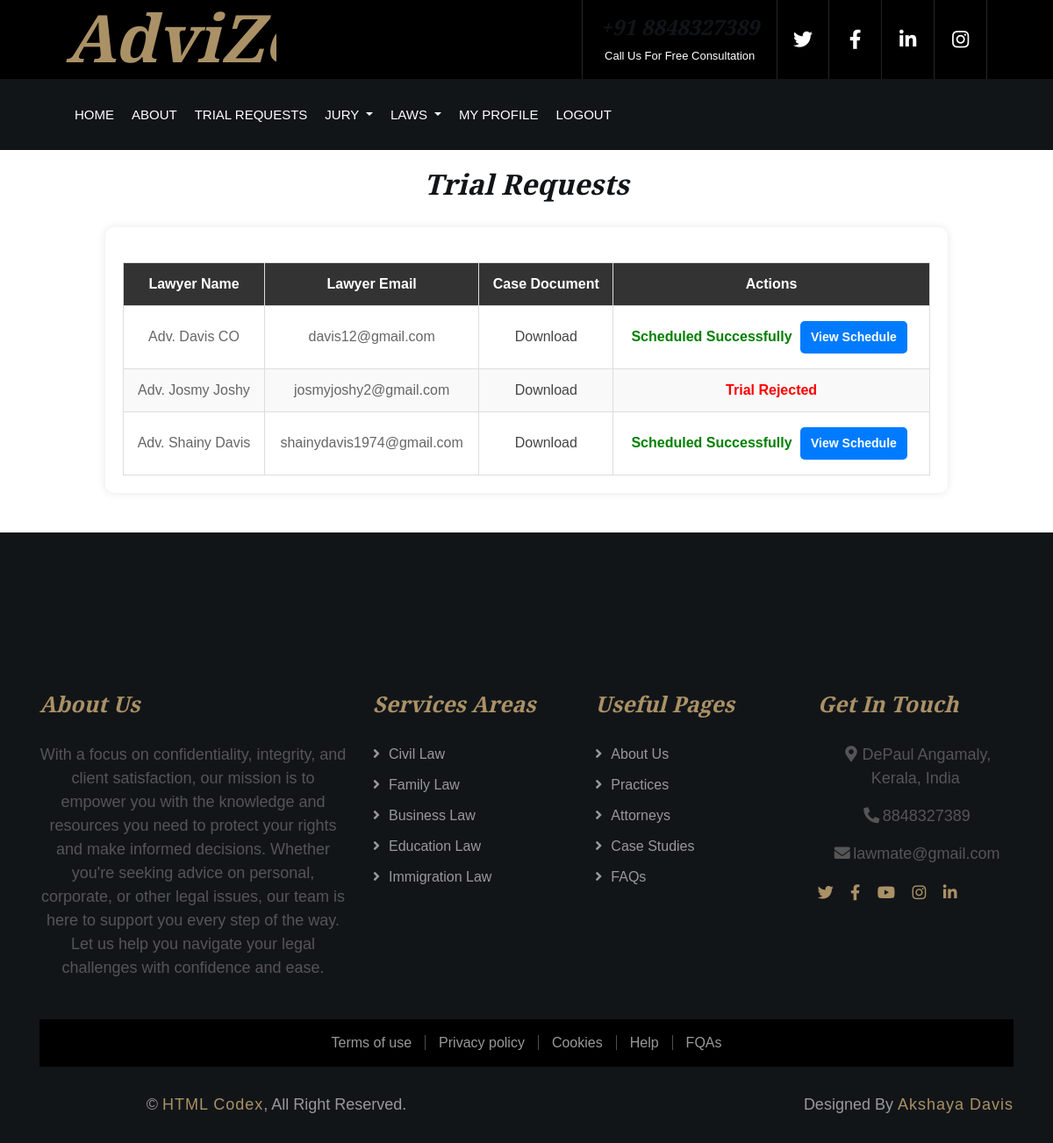
Screenshot of /view_trial (signed in) with the database file from the repository.
### userapp/models.py (models this page shows)
class Trial(models.Model):
    lawyer = models.ForeignKey(Register, on_delete=models.CASCADE, related_name='lawyer_request',null=True)
    court = models.ForeignKey(Register, on_delete=models.CASCADE, related_name='court_request',null=True)
    booking = models.ForeignKey(Bookings, on_delete=models.CASCADE,null=True)
    content = models.FileField(upload_to='uploads/', null=True)
    court_type = models.CharField(max_length=50, null=True)
    status = models.CharField(max_length=50, default="Pending")
    response = models.TextField(max_length=1000, null=True)
    is_approved = models.BooleanField(default=False)
    created_at = models.DateTimeField(auto_now_add=True)
    updated_at = models.DateTimeField(auto_now=True)

class Register(AbstractUser):
    usertype = models.CharField(max_length=50, default="admin")
    phone = models.CharField(max_length=15, null=True)  # Changed to CharField
    image = models.ImageField(upload_to='uploads/', null=True)
    barcouncil_number = models.CharField(max_length=15, null=True)
    specialization = models.CharField(max_length=50, null=True)
    address = models.CharField(max_length=100, null=True)
    bio = models.TextField(max_length=1000, null=True)
    qualification = models.CharField(max_length=50, null=True)
    experience = models.CharField(max_length=10, null=True)
    consultation_mode = models.CharField(max_length=50, null=True)
    court_jurisdiction = models.CharField(max_length=50, null=True)
    court_type = models.CharField(max_length=50, null=True)
    place = models.CharField(max_length=50, null=True)
    is_approved = models.BooleanField(default=True)

### userapp/views.py (the view)
# urls.py: path('view_trial',views.view_trial,name="view_trial"),
def view_trial(request):
    user = request.user
    trials = Trial.objects.filter(court=user)
    return render(request, 'view_trial.html', {'trials': trials})

### courtapp/templates/view_trial.html
{% load static %}
{% include 'header.html' %}
<link rel="stylesheet" href="{% static 'css/view_trial.css' %}">
<h2 style="text-align: center; margin-top: 20px;">Trial Requests</h2>
<div class="bookings-container">
    {% if trials %}
    <table>
        <thead>
            <tr>
                <th>Lawyer Name</th>
                <th>Lawyer Email</th>
                <th>Case Document</th>
                <th>Actions</th>
            </tr>
        </thead>
        <tbody>
        {% for trial in trials %}
            <tr>
                <td>{{ trial.lawyer.first_name }}</td>
                <td>{{ trial.lawyer.email }}</td>
                <td>
                    {% if trial.content %}
                        <a href="{{ trial.content.url }}" target="_blank" download>Download</a>
                    {% else %}
                        No file uploaded
                    {% endif %}
                </td>
                <td>
                    {% if trial.status == "Requested" %}
                        <a href="{% url 'approve_trial' trial.id %}" class="btn approve-btn">Approve</a>
                        <a href="{% url 'reject_schedule' trial.id %}" class="btn reject-btn">Reject</a>
                    {% elif trial.status == "Approved" %}
                        {% if trial.trial_schedule.all %}
                            <span style="color: green; font-weight: bold;">Scheduled Successfully</span>
                            <a href="{% url 'schedule_page' trial.id %}" class="btn view-btn">View Schedule</a>
                        {% else %}
                            <a href="{% url 'schedule_trial' trial.id %}" class="btn schedule-btn">Schedule Trial</a>
                        {% endif %}
                    {% elif trial.status == "Rejected" %}
                        <span style="color: red; font-weight: bold;">Trial Rejected</span>
                    {% elif trial.status == "Scheduled" %}
                        <span style="color: green; font-weight: bold;">Scheduled</span>
                        <a href="{% url 'schedule_page' trial.id %}" class="btn view-btn">View Schedule</a>
                        {% if report.status == "Uploaded" %}
                            <br><span style="color: blue; font-weight: bold;">Report Uploaded</span>
                        {% endif %}
                    {% endif %}
                </td>
            </tr>
        {% endfor %}
        </tbody>
    </table>
    {% else %}
    <p style="text-align: center; margin-top: 20px;">No trial requests found.</p>
    {% endif %}
</div>
{% include 'footer.html' %}

### userapp/static/css/style.css (style rules this page uses)
body { color: #666666; background: #ffffff; font-family: 'Roboto', sans-serif; font-weight: 400; }
h1, h2, h3, h4, h5, h6 { font-family: 'EB Garamond', serif; font-weight: 600; font-style: italic; color: #121518; }
a { color: #454545; transition: .3s; }

### userapp/static/css/view_trial.css (style rules this page uses)
body { font-family: Arial, sans-serif; background-color: #f4f4f4; margin: 0; padding: 0; }
.bookings-container { width: 80%; margin: 30px auto; background: white; padding: 20px; border-radius: 10px; box-shadow: 0px 0px 10px rgba(0, 0, 0, 0.1); }
table { width: 100%; border-collapse: collapse; margin-top: 20px; }
table th, table td { padding: 12px; text-align: center; border: 1px solid #ddd; }
table th { background-color: #333; color: white; }
table tr:nth-child(even) { background-color: #f9f9f9; }
.btn { display: inline-block; padding: 8px 15px; margin: 5px; font-size: 14px; text-decoration: none; border-radius: 5px; color: white; border: none; cursor: pointer; }
.view-btn { display: inline-block; background-color: #007bff; color: white; padding: 8px 12px; border-radius: 5px; text-decoration: none; font-weight: bold; border: none; transition: background-color 0.3s ease-in-out; }

### rows the page displays
Trial: lawyer.first_name "Adv. Davis CO", lawyer.email "davis12@gmail.com", status "Scheduled Successfully"
Trial: lawyer.first_name "Adv. Josmy Joshy", lawyer.email "josmyjoshy2@gmail.com", status "Trial Rejected"
Trial: lawyer.first_name "Adv. Shainy Davis", lawyer.email "shainydavis1974@gmail.com", status "Scheduled Successfully"
